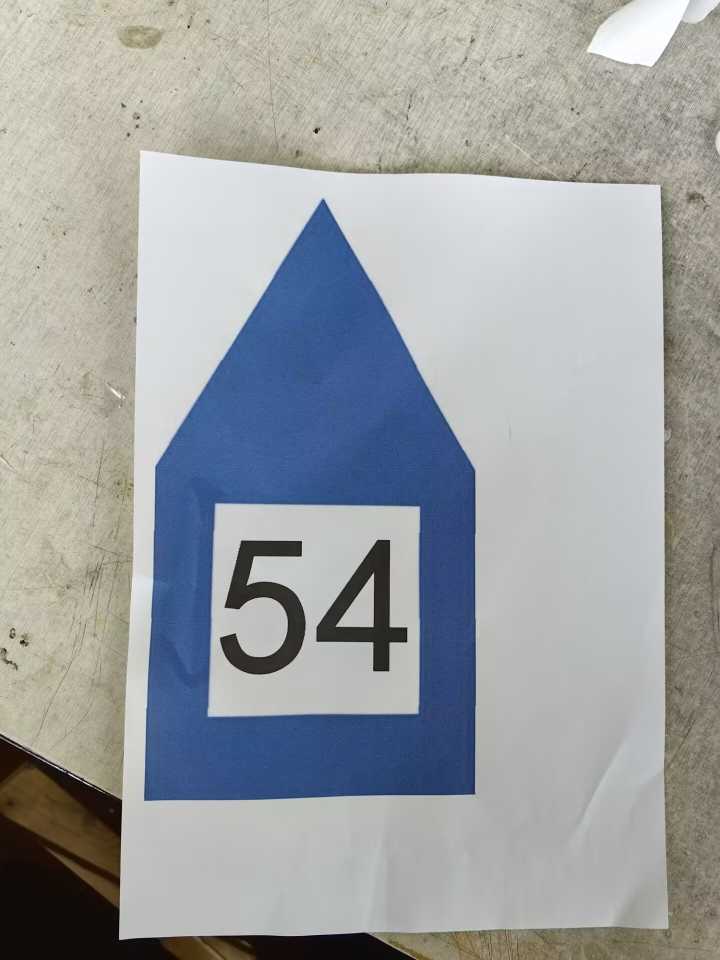
#> input picture pic1.jpg, 1440 x 1920 px, given in place of task4_level2.mp4, which was not available (shown at 1/2 size)
$ python task2_2.py
#> lines starting #> are read from the running program, lines starting #| are printed output that depends on the picture; after the words box and inside, x2 and y2 are one past the last pixel; in counts of white or black regions, pixels touching at a corner belong together; pictures that were not available may be replaced by others from this repository, and a replacement may not be noted
import numpy as np
import cv2
cap = cv2.VideoCapture('task4_level2.mp4')
while True:
    _, frame = cap.read()
#> frame is the input picture: shape (1920, 1440, 3); mean B, G, R 162.1, 160.4, 156.8
    frame = cv2.resize(frame, (640, 480))
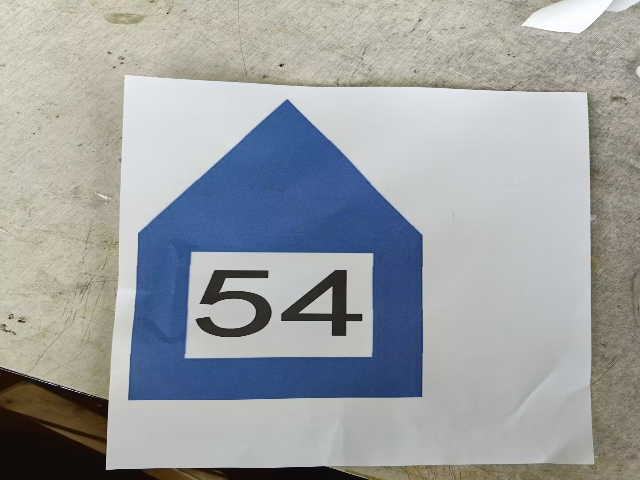
#> frame: shape (480, 640, 3); mean B, G, R 162.1, 160.3, 156.7

    hsv = cv2.cvtColor(frame, cv2.COLOR_BGR2HSV)
#> hsv: shape (480, 640, 3); mean H, S, V 61.5, 44.2, 171.1

    lower_blue = np.array([110,50,60])
    upper_blue = np.array([130,255,255])

    mask1 = cv2.inRange(hsv, lower_blue, upper_blue)
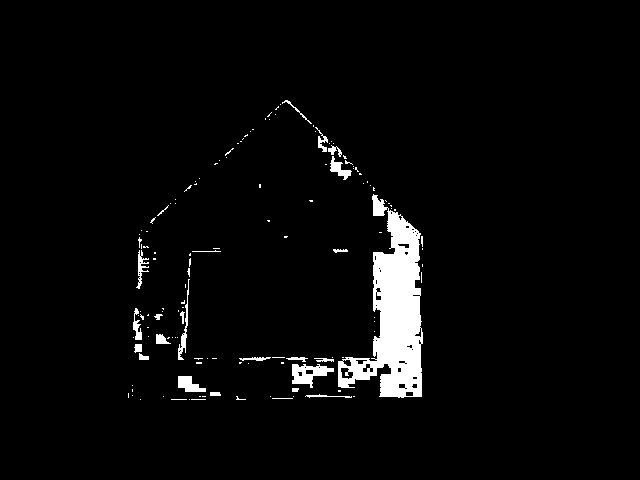
#> mask1: shape (480, 640); 3.6% white; 137 white regions (112 under 20 px), largest, box (x1, y1, x2, y2) and area: (338, 194, 423, 398) 7994, (292, 364, 334, 388) 520, (178, 376, 206, 392) 280

    mask = mask1
    mask = cv2.adaptiveThreshold(mask, 255, cv2.ADAPTIVE_THRESH_GAUSSIAN_C, cv2.THRESH_BINARY, 11, 2)
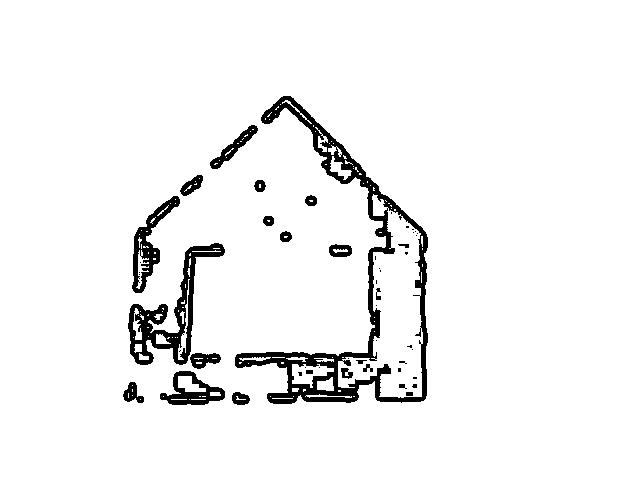
#> mask: shape (480, 640); 94.9% white; 50 black regions (28 under 20 px), largest, box (x1, y1, x2, y2) and area: (235, 96, 428, 404) 7872, (128, 243, 225, 365) 3006, (132, 196, 180, 293) 1341

    contours,h = cv2.findContours(mask, cv2.RETR_EXTERNAL, cv2.CHAIN_APPROX_SIMPLE)
#> contours = [[[0, 0], [0, 479], [639, 479], [639, 0]]]; h = [[-1, -1, -1, -1]]
    for contour in contours:
        pass
#> this loop made 1 pass
#> contour on pass 1: [[0, 0], [0, 479], [639, 479], [639, 0]]


    # res = cv2.bitwise_and(frame,frame, mask= mask)
    cv2.imshow('mask',mask)
    if(cv2.waitKey(5) & 0xFF == ord('q')):
#> (key q is pressed here)
        break

$ run again, on pic2.jpg
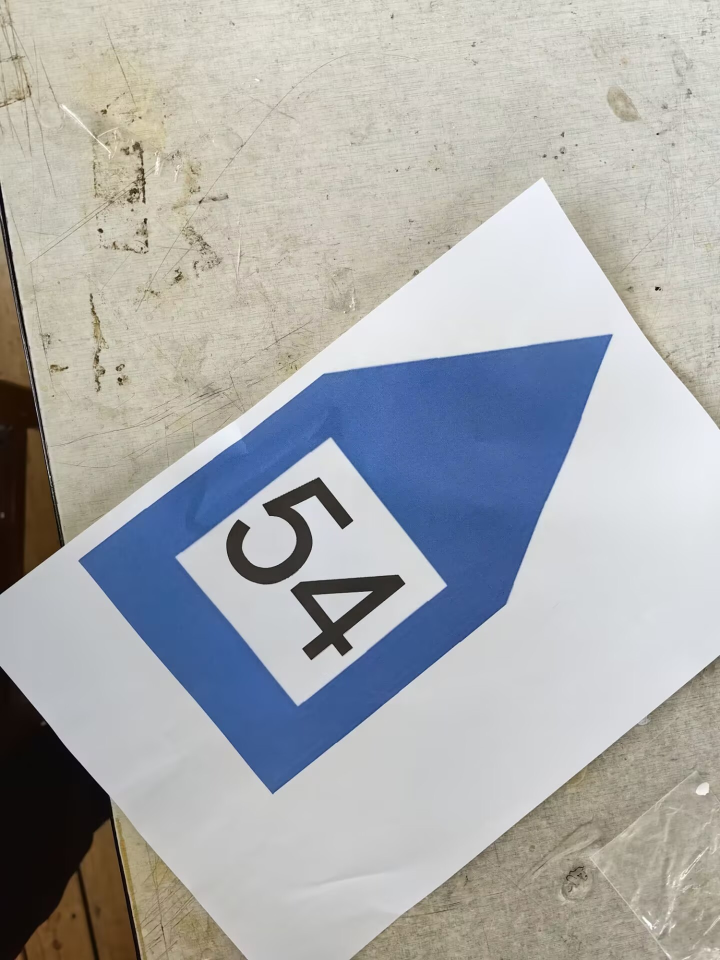
#> input picture pic2.jpg, 1440 x 1920 px, given in place of task4_level2.mp4, which was not available (shown at 1/2 size)
#> frame is the input picture: shape (1920, 1440, 3); mean B, G, R 172.6, 171.9, 170.5
#> frame: shape (480, 640, 3)
#> hsv: shape (480, 640, 3); mean H, S, V 55.8, 43.2, 183.9
#> `mask1 = cv2.inRange(hsv, lower_blue, upper_blue)`:
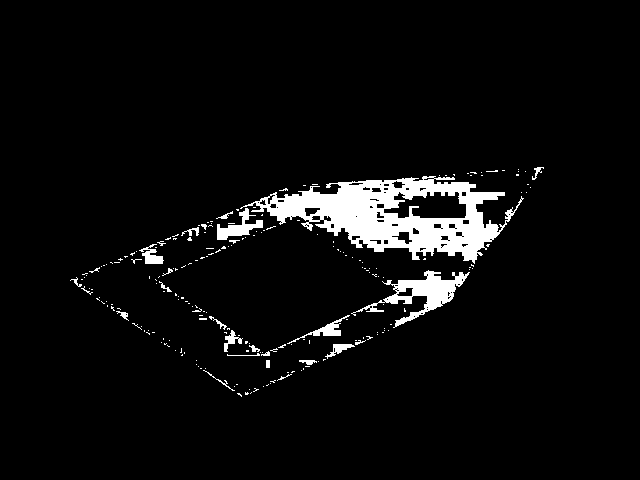
#> mask1: shape (480, 640); 4.9% white; 216 white regions (189 under 20 px), largest, box (x1, y1, x2, y2) and area: (240, 176, 524, 264) 10371, (351, 270, 470, 328) 1883, (217, 208, 263, 240) 568
#> `mask = cv2.adaptiveThreshold(mask, 255, cv2.ADAPTIVE_THRESH_GAUSSIAN_C..`:
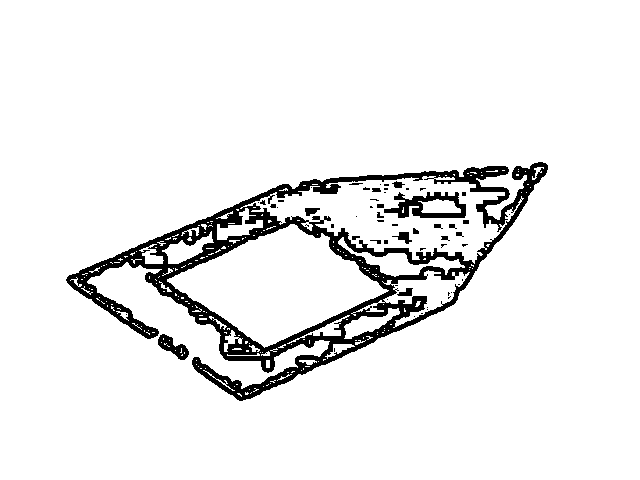
#> mask: shape (480, 640); 93% white; 58 black regions (38 under 20 px), largest, box (x1, y1, x2, y2) and area: (66, 162, 548, 401) 19106, (384, 192, 466, 218) 1025, (158, 334, 189, 360) 369
#> contours = [[[0, 0], [0, 479], [639, 479], [639, 0]]]; h = [[-1, -1, -1, -1]]
#> the loop `for contour in contours:` made 1 pass
#> contour on pass 1: [[0, 0], [0, 479], [639, 479], [639, 0]]
